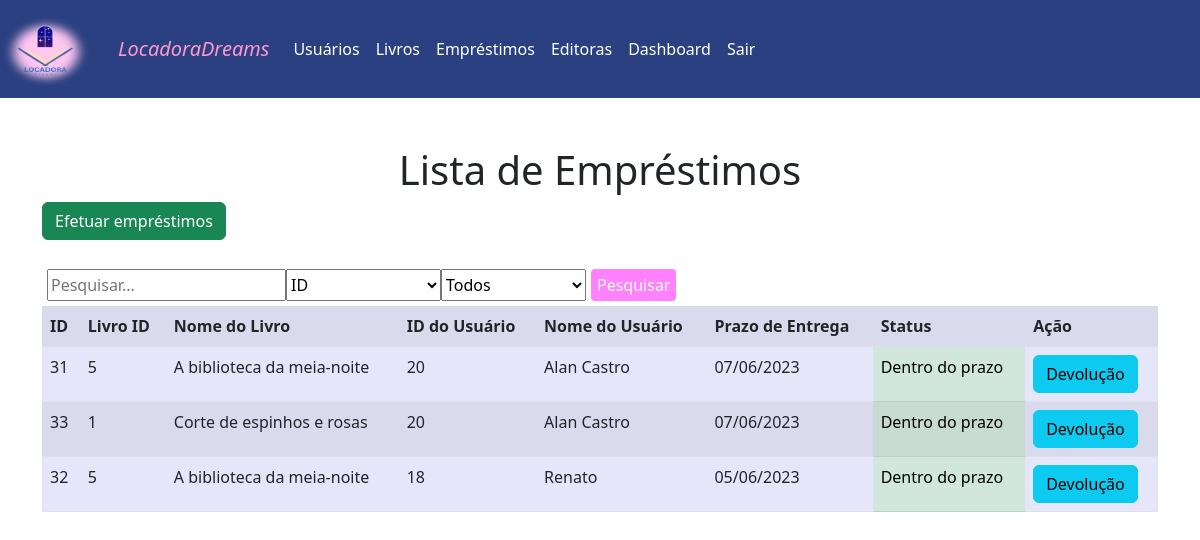
The app's page /Juliana3A/emprestimo.php (signed in), older data.
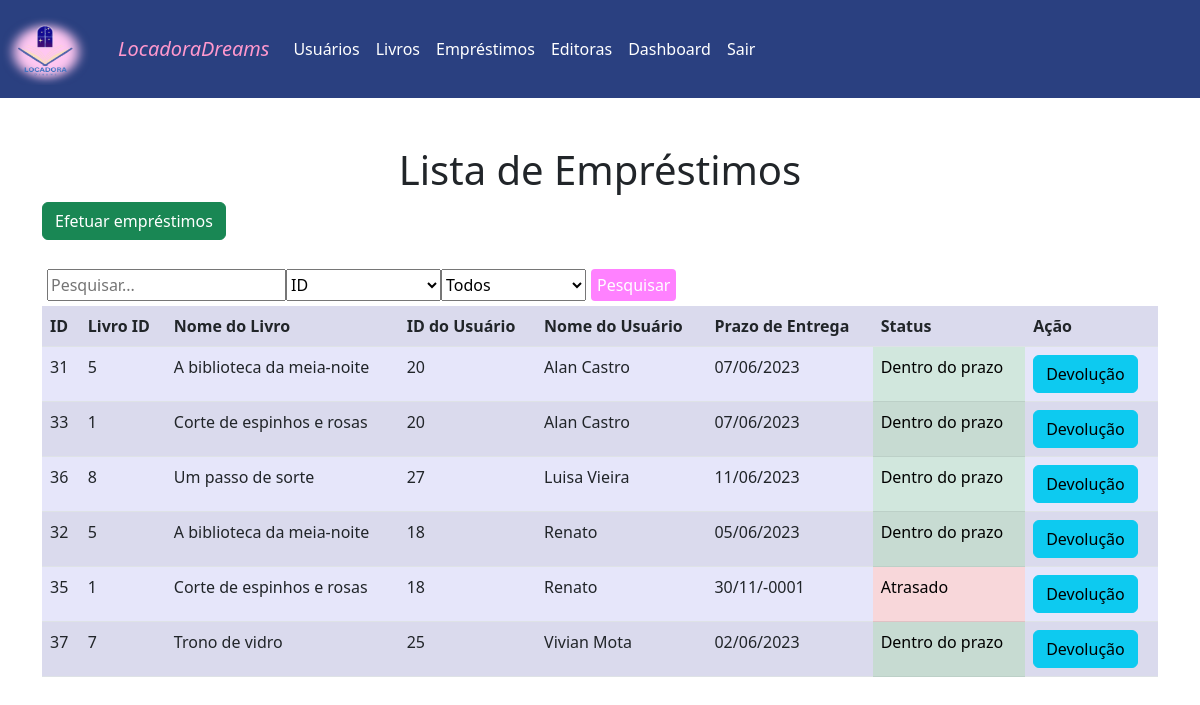
The same page, newer data.
### tables this page shows
CREATE TABLE `emprestimos` (
  `id` int(11) NOT NULL,
  `livro_id` int(11) NOT NULL,
  `livro_nome` text NOT NULL,
  `usuario_id` int(11) NOT NULL,
  `usuario_nome` text NOT NULL,
  `prazo_entrega` date NOT NULL,
  `data_emprestimo` date NOT NULL,
  `devolvido` int(11) NOT NULL,
  `cpf_usuario` text NOT NULL
);

### Juliana3A/emprestimo.php (the view, shortened to what this page needs)
<!DOCTYPE html>
<html lang="en">
<head>
    <link rel="stylesheet" href="css/bootstrap.min.css">
</head>
<body>
<nav class="navbar navbar-expand-lg "  style="background-color: #2A4080;">
		<a class="navbar-brand" href="#">
      		<img src="logo.png" alt="Bootstrap" width="90" height="72">
    	</a>
        <div class="container-fluid">
          <a class="navbar-brand" href="index.html" style="font-style: italic;
			color: #ff98cd;">LocadoraDreams</a>
          <div class="collapse navbar-collapse" id="navbarNavAltMarkup">
            <div class="navbar-nav">
              <a class="nav-link" href="usuarios.php" style="color: #ffffff">Usuários</a>
			  <a class="nav-link" href="livros.php" style="color: #ffffff">Livros</a>
			  <a class="nav-link" href="emprestimo.php" style="color: #ffffff">Empréstimos</a>
			  <a class="nav-link" href="editora.php" style="color: #ffffff">Editoras</a>
			  <a class="nav-link " href="dashboard.php" class="dashboard-button" style="color: #ffffff">Dashboard</a>
			  <a class="nav-link " href="logout.php" style="color: #ffffff">Sair</a>
            </div>
          </div>
        </div>
      </nav>
	  <br><br>
<div class="container">
    <center><h1>Lista de Empréstimos</h1></center>
    <a href="emprestar.php" type="button" class="btn btn-success">Efetuar empréstimos</a><br><br>
    <div class="pesquisa">
        <form class="d-flex" method="GET">
            <input type="text" name="search" placeholder="Pesquisar...">
            <select name="filter">
                <option value="id">ID</option>
            </select>
            <select name="prazo_filter">
                <option value="">Todos</option>
            </select>
            <button type="submit" class="btn-bg">Pesquisar</button>
        </form>
        <table class="table table-striped">
            <tr>
                <th>ID</th>
                <th>Livro ID</th>
                <th>Nome do Livro</th>
                <th>ID do Usuário</th>
                <th>Nome do Usuário</th>
                <th>Prazo de Entrega</th>
                <th>Status</th>
                <th>Ação</th>
            </tr>
            <?php
            include 'conexao.php';
            $sql = "SELECT * FROM emprestimos";
            $sql .= " ORDER BY usuario_nome ASC";
            $result = mysqli_query($conn, $sql);
            if (mysqli_num_rows($result) > 0) {
                while ($row = mysqli_fetch_assoc($result)) {
                    echo "<tr>";
                    echo "<td>" . $row["id"] . "</td>";
                    echo "<td>" . $row["livro_id"] . "</td>";
                    echo "<td>" . $row["livro_nome"] . "</td>";
                    echo "<td>" . $row["usuario_id"] . "</td>";
                    echo "<td>" . $row["usuario_nome"] . "</td>";
                    echo "<td>" . formatarData($row["prazo_entrega"]) . "</td>";
                    $dataAtual = date('Y-m-d');
                    $prazoEntrega = $row["prazo_entrega"];
                    if ($prazoEntrega < $dataAtual) {
                        $status = "Atrasado";
                        echo "<td class='table-danger'>$status</td>";
                    } else {
                        $status = "Dentro do prazo";
                        echo "<td class='table-success'>$status</td>";
                    }
                    echo "<td><a href='devolucaolivro.php?id=" . $row["id"] . "' class='btn btn-info'>Devolução</a></td>";
                    echo "</tr>";
                }
            } else {
                echo "<tr><td colspan='8'>Nenhum empréstimo encontrado.</td></tr>";
            }
            function formatarData($data)
            {
                return date("d/m/Y", strtotime($data));
            }
            ?>
        </table>
    </div>
</div>
</body>
</html>

Row changes from the older to the newer data that the page shows:
added emprestimos: id "36", livro "8", livro_nome "Um passo de sorte", usuario "27", usuario_nome "Luisa Vieira", prazo_entrega "11/06/2023", prazo_entrega "Dentro do prazo"
added emprestimos: id "35", livro "1", livro_nome "Corte de espinhos e rosas", usuario "18", usuario_nome "Renato", prazo_entrega "30/11/-0001", prazo_entrega "Atrasado"
added emprestimos: id "37", livro "7", livro_nome "Trono de vidro", usuario "25", usuario_nome "Vivian Mota", prazo_entrega "02/06/2023", prazo_entrega "Dentro do prazo"
